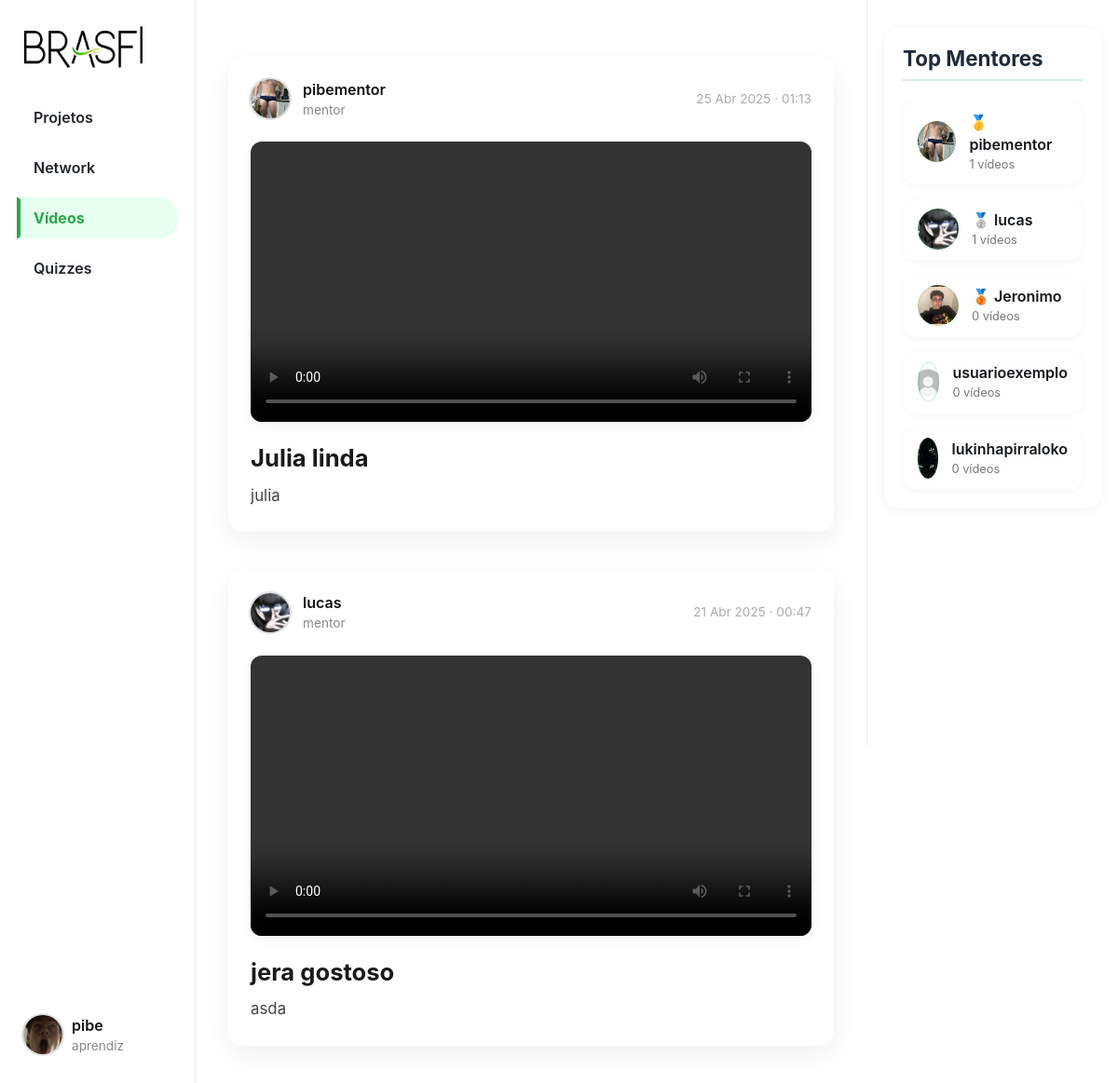
Page /videos (signed in) on the committed database.
### App_BRASFI/models.py (models this page shows, shortened)
class User(AbstractUser):
    TIPO_USUARIO = (
        ('mentor', 'Mentor'),
        ('aprendiz', 'Aprendiz'),
    )
    profilePic = models.ImageField(upload_to='profile_pic/', blank=True, null=True)
    userType = models.CharField(max_length=10, choices=TIPO_USUARIO, default='aprendiz')

class Video(models.Model):
    title = models.CharField(max_length=255)
    description = models.TextField()
    video_file = models.FileField(upload_to=video_upload_path)
    created_at = models.DateTimeField(default=timezone.now)
    user = models.ForeignKey(User, on_delete=models.CASCADE, related_name='videos')

### App_BRASFI/views.py (the view)
# urls.py: path('videos', views.VideosView, name='videos'),
@login_required
def VideosView(request):
    all_videos = Video.objects.all().order_by('-created_at')
    top_mentors_raw = User.objects.filter(userType="mentor")\
        .annotate(total_videos=Count('videos'))\
        .order_by('-total_videos')[:5]
    return render(request, "videos.html", {
        "page": "videos",
        "videos": all_videos,
        'top_mentors': top_mentors_raw,
    })

### App_BRASFI/templates/videos.html (shortened to what this page needs)
{% extends "layout.html" %}
{% load static %}
{% block body %}
    {% if videos %}
    <div class="posts-view">
        {% for video in videos %}
        <div class="post-card">
            <div class="post-header">
                <div class="creator-info">
                    <div class="small-profilepic" style="background-image: url('/media/{{ video.user.profilePic }}');"></div>
                    <div>
                        <div class="username">{{ video.user.username }}</div>
                        <div class="user-type">{{ video.user.userType }}</div>
                    </div>
                </div>
                <div class="created-at">{{ video.created_at|date:"d M Y · H:i" }}</div>
            </div>
            <video controls preload="metadata" class="video-player" src="{{ video.video_file.url }}"></video>
            <div class="post-details">
                <h3 class="video-title">{{ video.title }}</h3>
                <p class="video-description">{{ video.description }}</p>
            </div>
        </div>
        {% endfor %}
    </div>
    {% endif %}
{% endblock %}
{% block right %}
<div class="stats-box">
    <h4>Top Mentores</h4>
    <ul class="profile-list">
        {% for mentor in top_mentors|slice:":6" %}
        <li class="profile-card">
            <div class="profile-avatar" style="background-image: url('/media/{{ mentor.profilePic }}');"></div>
            <div class="profile-info">
                <div class="profile-name">
                    {% if forloop.counter == 1 %}🥇{% elif forloop.counter == 2 %}🥈{% elif forloop.counter == 3 %}🥉{% endif %}
                    {{ mentor.username }}
                </div>
                <div class="profile-meta">{{ mentor.total_videos }} vídeos</div>
            </div>
        </li>
        {% endfor %}
    </ul>
</div>
{% endblock %}

### App_BRASFI/templates/layout.html (shortened to what this page needs)
{% load static %}
<!DOCTYPE html>
<html lang="pt-br">
    <head>
        <link rel="stylesheet" href="https://cdnjs.cloudflare.com/ajax/libs/font-awesome/6.5.0/css/all.min.css">
        <link rel="stylesheet" href="https://stackpath.bootstrapcdn.com/bootstrap/4.4.1/css/bootstrap.min.css">
        <link href="{% static 'styles/hub.css' %}" rel="stylesheet">
        <link rel="stylesheet" href="{% static 'styles/likes.css' %}">
    </head>
    <body>
        <div class="body" data-page="{{page}}">
            <div class="sidenav">
                <a href="{% url 'App_BRASFI:projecthub' %}" class="navbar-brand">
                    <img src="{% static 'img/BRASFI_nobg.png' %}" height="50px">
                </a>
                <ul class="sidenav-menu">
                    <li class="nav-item {% if request.path == '/projecthub' %}active{% endif %}">
                        <a href="{% url 'App_BRASFI:projecthub' %}" class="nav-link">
                            <div>Projetos</div>
                        </a>
                    </li>
                    <li class="nav-item {% if request.path == '/networkhub' %}active{% endif %}">
                        <a href="{% url 'App_BRASFI:networkhub' %}" class="nav-link">
                            <div>Network</div>
                        </a>
                    </li>
                    <li class="nav-item {% if request.path == '/videos' %}active{% endif %}">
                        <a href="{% url 'App_BRASFI:videos' %}" class="nav-link">
                            <div>Vídeos</div>
                        </a>
                    </li>
                    <li class="nav-item {% if request.path == '/quizzes' %}active{% endif %}">
                        <a href="{% url 'App_BRASFI:quizzes' %}" class="nav-link">
                            <div>Quizzes</div>
                        </a>
                    </li>
                </ul>
                <div class="sidenav-user-wrapper">
                    <div class="user_account" onclick="toggleUserDropdown(event)">
                        <div class="small-profilepic" style="background-image: url('/media/{{ user.profilePic }}')"></div>
                        <div class="user-info">
                            <div class="username">{{ user.username }}</div>
                            <div class="user-type grey">{{ user.userType }}</div>
                        </div>
                    </div>
                </div>
            </div>
            <div class="main-div">
                <div class="left-div">
                    <div class="posts-view">
                        <div class="main-div-content">
                            {% block body %}
                            {% endblock %}
                        </div>
                    </div>
                </div>
            </div>
            <div class="right-div">
                <div class='right-div-content'>
                    {% block right %}
                    {% endblock %}
                </div>
            </div>
        </div>
    </body>
</html>

### App_BRASFI/static/styles/hub.css (style rules this page uses)
.body { display: flex; min-height: 100%; font-family: Inter, sans-serif; }
.username { font-size: 1rem; font-weight: 600; color: #111; }
.user-type, .grey { font-size: 0.8rem; color: #657786; }
.sidenav { position: fixed; left: 0%; width: 17.5%; height: 100%; background-color: #ffffff; padding: 20px 1.5% 0 1.5%; border-right: 1px solid #e6ecf0; z-index: 100; display: flex; flex-direction: column; }
.sidenav-menu { list-style: none; padding: 0; margin: 3vh 0; }
.sidenav-menu .nav-item { margin-bottom: 10px; position: relative; }
.sidenav-menu .nav-link { display: flex; align-items: center; font-size: 1rem; font-weight: 600; text-decoration: none; color: #212529; padding: 10px 18px; border-radius: 20px; transition: background-color 0.3s ease, color 0.3s ease, transform 0.3s ease; position: relative; overflow: hidden; }
.sidenav-menu .nav-link > div { display: flex; align-items: center; }
.sidenav-menu .nav-link::before { content: ''; position: absolute; height: 100%; width: 4px; background-color: #28a745; left: 0; top: 0; opacity: 0; transition: 0.3s ease; border-radius: 0 5px 5px 0; }
.sidenav-menu .nav-item.active .nav-link { background-color: #e6fff0; border-bottom-left-radius: 0px; border-top-left-radius: 0px; color: #28a745; font-weight: 700; }
.sidenav-menu .nav-item.active .nav-link::before { opacity: 1; }
.sidenav-user-wrapper { position: absolute; bottom: 20px; left: 0; width: 100%; padding: 0 15px; backdrop-filter: blur(6px); background-color: rgba(255, 255, 255, 0.8); border-radius: 20px 20px 0 0; }
.user_account { display: flex; align-items: center; padding: 10px; border-radius: 999px; transition: background-color 0.3s ease; cursor: pointer; }
.user-info { display: flex; margin-left: 10px; flex-direction: column; justify-content: center; }
.small-profilepic { width: 42px; height: 42px; border-radius: 50%; box-shadow: 0 0 0 2px #e0e0e0; overflow: hidden; background-size: cover; background-repeat: no-repeat; background-position: center; box-sizing: content-box; }
.main-div { position: relative; width: 60%; left: 17.5%; min-height: 100vh; }
.left-div { position: relative; }
.right-div { width: 22.5%; right: 0%; height: 100vh; position: fixed; background-color: white; border-left: .5px solid #e6ecf0; }
.right-div-content { height: 92.5vh; overflow: auto; padding-left: 1.5vw; padding-right: 1.5vw; }
.posts-view { display: flex; flex-direction: column; gap: 40px; padding: 30px 2.5% 20px 2.5%; max-width: 1100px; margin: auto; }
.post-card { background: #fff; border-radius: 16px; box-shadow: 0 10px 30px rgba(0, 0, 0, 0.06); padding: 24px; display: flex; flex-direction: column; gap: 24px; transition: transform 0.3s ease, box-shadow 0.3s ease; }
.post-header { display: flex; justify-content: space-between; align-items: center; }
.creator-info { display: flex; align-items: center; gap: 14px; }
.user-type { font-size: 0.85rem; color: #888; }
.created-at { font-size: 0.85rem; color: #aaa; }
.post-details { display: flex; flex-direction: column; gap: 10px; }
.video-player { width: 100%; border-radius: 12px; box-shadow: 0 4px 12px rgba(0, 0, 0, 0.05); object-fit: cover; max-height: 500px; }
.video-title { font-size: 1.6rem; font-weight: 700; color: #1a1a1a; margin: 0; }
.video-description { font-size: 1.05rem; color: #444; line-height: 1.75; margin: 0; }
.profile-list, .media-list { list-style: none; padding: 0; margin: 0; display: flex; flex-direction: column; gap: 14px; }
.profile-card { display: flex; align-items: center; padding: 12px 16px; background-color: #fefefe; border-radius: 14px; box-shadow: 0 2px 6px rgba(0, 0, 0, 0.04); transition: background-color 0.3s ease; }
.profile-avatar { width: 44px; height: 44px; border-radius: 50%; margin-right: 14px; background-size: cover; background-position: center; border: 2px solid #28a74522; }
.profile-info { display: flex; flex-direction: column; }
.profile-name { font-weight: 600; font-size: 1rem; color: #14171a; }
.profile-meta { font-size: 0.8rem; color: #777; }
.stats-box { margin-top: 30px; padding: 20px; background: #ffffff; border-radius: 16px; box-shadow: 0 2px 12px rgba(0, 0, 0, 0.05); }
.stats-box h4 { font-size: 1.4rem; font-weight: 700; margin-bottom: 20px; border-bottom: 2px solid #28a74533; padding-bottom: 8px; color: #1e2a38; }

### rows in the picture
User: profilePic (picture), username "pibe", userType "aprendiz"
Video: user.profilePic (picture), user.username "pibementor", user.userType "mentor", created_at "25 Abr 2025 · 01:13", title "Julia linda", description "julia"
Video: user.profilePic (picture), user.username "lucas", user.userType "mentor", created_at "21 Abr 2025 · 00:47", title "jera gostoso", description "asda"
User: profilePic (picture), username "pibementor", total_videos "1"
User: profilePic (picture), username "lucas", total_videos "1"
User: profilePic (picture), username "Jeronimo", total_videos "0"
User: profilePic (picture), username "usuarioexemplo", total_videos "0"
User: profilePic (picture), username "lukinhapirraloko", total_videos "0"
